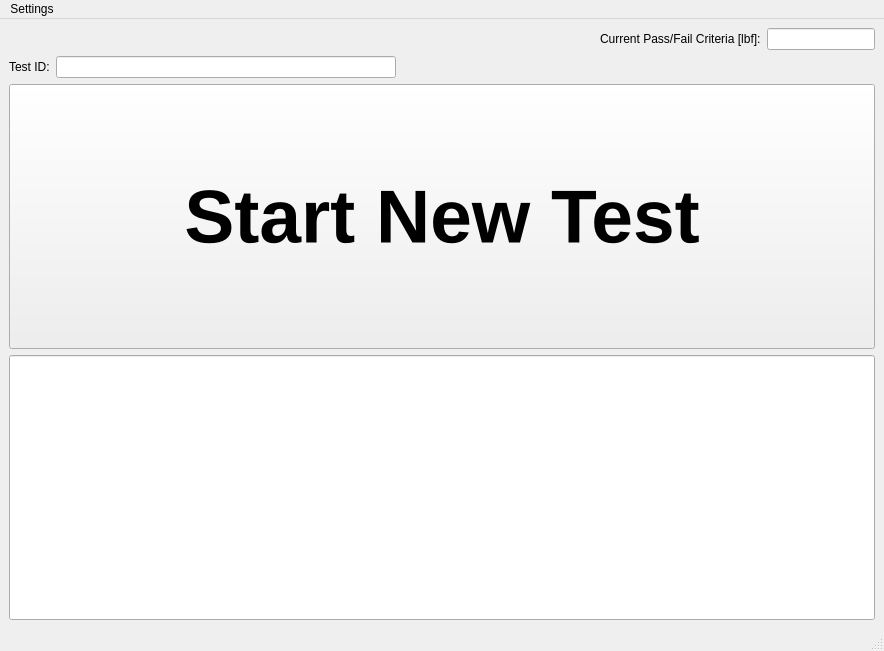
<?xml version="1.0" encoding="UTF-8"?>
<ui version="4.0">
 <class>steelcase_main_window</class>
 <widget class="QMainWindow" name="steelcase_main_window">
  <property name="geometry">
   <rect>
    <x>0</x>
    <y>0</y>
    <width>884</width>
    <height>651</height>
   </rect>
  </property>
  <property name="sizePolicy">
   <sizepolicy hsizetype="Maximum" vsizetype="Maximum">
    <horstretch>0</horstretch>
    <verstretch>0</verstretch>
   </sizepolicy>
  </property>
  <property name="windowTitle">
   <string>Steelcase NDDTS</string>
  </property>
  <widget class="QWidget" name="centralwidget">
   <layout class="QGridLayout" name="gridLayout_2">
    <item row="0" column="0">
     <layout class="QGridLayout" name="gridLayout">
      <item row="2" column="0">
       <layout class="QHBoxLayout" name="horizontalLayout_2">
        <item>
         <widget class="QLabel" name="label_2">
          <property name="text">
           <string>Test ID:</string>
          </property>
         </widget>
        </item>
        <item>
         <widget class="QLineEdit" name="test_id_line_edit">
          <property name="sizePolicy">
           <sizepolicy hsizetype="Minimum" vsizetype="Fixed">
            <horstretch>0</horstretch>
            <verstretch>0</verstretch>
           </sizepolicy>
          </property>
          <property name="minimumSize">
           <size>
            <width>340</width>
            <height>0</height>
           </size>
          </property>
          <property name="readOnly">
           <bool>true</bool>
          </property>
         </widget>
        </item>
        <item>
         <spacer name="horizontalSpacer_2">
          <property name="orientation">
           <enum>Qt::Horizontal</enum>
          </property>
          <property name="sizeHint" stdset="0">
           <size>
            <width>40</width>
            <height>20</height>
           </size>
          </property>
         </spacer>
        </item>
       </layout>
      </item>
      <item row="5" column="0">
       <widget class="QLineEdit" name="status_line_edit">
        <property name="sizePolicy">
         <sizepolicy hsizetype="Expanding" vsizetype="Expanding">
          <horstretch>0</horstretch>
          <verstretch>0</verstretch>
         </sizepolicy>
        </property>
        <property name="minimumSize">
         <size>
          <width>0</width>
          <height>80</height>
         </size>
        </property>
        <property name="font">
         <font>
          <pointsize>56</pointsize>
          <weight>75</weight>
          <italic>false</italic>
          <bold>true</bold>
         </font>
        </property>
        <property name="text">
         <string/>
        </property>
        <property name="alignment">
         <set>Qt::AlignCenter</set>
        </property>
        <property name="placeholderText">
         <string/>
        </property>
       </widget>
      </item>
      <item row="1" column="0">
       <layout class="QHBoxLayout" name="horizontalLayout">
        <item>
         <spacer name="horizontalSpacer">
          <property name="orientation">
           <enum>Qt::Horizontal</enum>
          </property>
          <property name="sizeHint" stdset="0">
           <size>
            <width>40</width>
            <height>20</height>
           </size>
          </property>
         </spacer>
        </item>
        <item>
         <widget class="QLabel" name="label">
          <property name="text">
           <string>Current Pass/Fail Criteria [lbf]:</string>
          </property>
         </widget>
        </item>
        <item>
         <widget class="QLineEdit" name="current_pfc_line_edit">
          <property name="sizePolicy">
           <sizepolicy hsizetype="Minimum" vsizetype="Fixed">
            <horstretch>0</horstretch>
            <verstretch>0</verstretch>
           </sizepolicy>
          </property>
          <property name="readOnly">
           <bool>true</bool>
          </property>
         </widget>
        </item>
       </layout>
      </item>
      <item row="3" column="0">
       <widget class="QPushButton" name="start_push_button">
        <property name="sizePolicy">
         <sizepolicy hsizetype="Minimum" vsizetype="Expanding">
          <horstretch>0</horstretch>
          <verstretch>0</verstretch>
         </sizepolicy>
        </property>
        <property name="minimumSize">
         <size>
          <width>0</width>
          <height>150</height>
         </size>
        </property>
        <property name="font">
         <font>
          <pointsize>56</pointsize>
          <weight>75</weight>
          <bold>true</bold>
         </font>
        </property>
        <property name="text">
         <string>Start New Test</string>
        </property>
       </widget>
      </item>
     </layout>
    </item>
   </layout>
  </widget>
  <widget class="QMenuBar" name="menubar">
   <property name="geometry">
    <rect>
     <x>0</x>
     <y>0</y>
     <width>884</width>
     <height>25</height>
    </rect>
   </property>
   <widget class="QMenu" name="menuSettings">
    <property name="title">
     <string>Settings</string>
    </property>
    <addaction name="action_enter_calibration_mode"/>
    <addaction name="action_change_pass_fail_force_criteria"/>
    <addaction name="action_change_Password"/>
    <addaction name="action_change_output_path"/>
   </widget>
   <addaction name="menuSettings"/>
  </widget>
  <widget class="QStatusBar" name="statusbar"/>
  <action name="action_enter_calibration_mode">
   <property name="text">
    <string>Enter calibration mode...</string>
   </property>
  </action>
  <action name="action_change_pass_fail_force_criteria">
   <property name="text">
    <string>Change Pass/Fail Force Criteria...</string>
   </property>
  </action>
  <action name="action_change_Password">
   <property name="text">
    <string>Change Password...</string>
   </property>
  </action>
  <action name="action_change_output_path">
   <property name="text">
    <string>Change Output Path...</string>
   </property>
  </action>
 </widget>
 <resources/>
 <connections/>
</ui>
